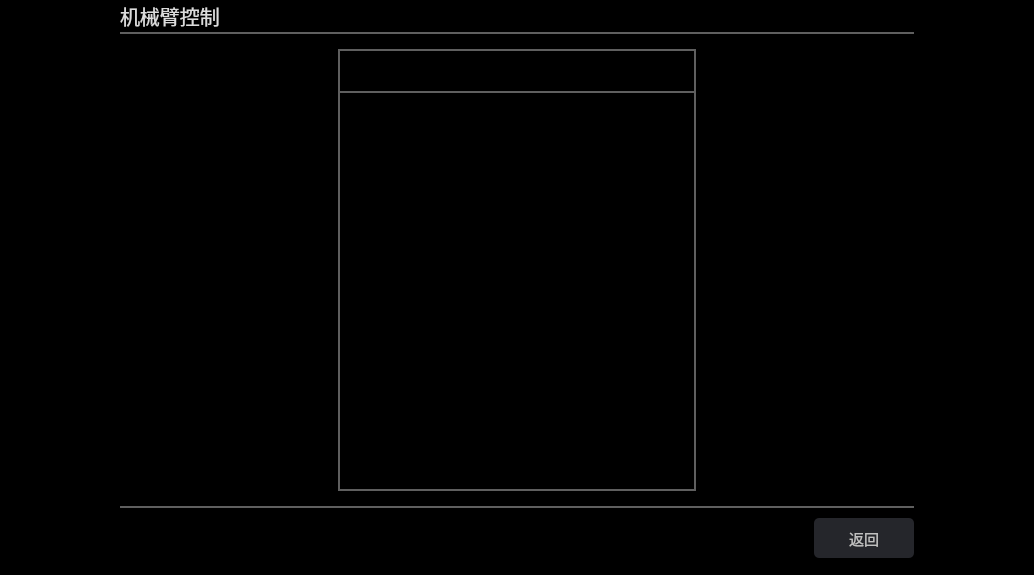
<?xml version="1.0" encoding="UTF-8"?>
<ui version="4.0">
 <class>ArmControlWidget</class>
 <widget class="QWidget" name="ArmControlWidget">
  <property name="geometry">
   <rect>
    <x>0</x>
    <y>0</y>
    <width>1034</width>
    <height>575</height>
   </rect>
  </property>
  <property name="windowTitle">
   <string>Form</string>
  </property>
  <layout class="QGridLayout" name="gridLayout">
   <property name="leftMargin">
    <number>0</number>
   </property>
   <property name="topMargin">
    <number>0</number>
   </property>
   <property name="rightMargin">
    <number>0</number>
   </property>
   <property name="bottomMargin">
    <number>0</number>
   </property>
   <property name="spacing">
    <number>0</number>
   </property>
   <item row="0" column="0">
    <widget class="QWidget" name="centralWidget" native="true">
     <property name="styleSheet">
      <string notr="true">background-color: rgb(0, 0, 0);</string>
     </property>
     <layout class="QVBoxLayout" name="verticalLayout_2" stretch="1,13,2">
      <property name="spacing">
       <number>13</number>
      </property>
      <property name="leftMargin">
       <number>120</number>
      </property>
      <property name="topMargin">
       <number>0</number>
      </property>
      <property name="rightMargin">
       <number>120</number>
      </property>
      <property name="bottomMargin">
       <number>0</number>
      </property>
      <item>
       <widget class="QWidget" name="labelWidget" native="true">
        <property name="styleSheet">
         <string notr="true">background-color:rgb(95, 95, 95)</string>
        </property>
        <layout class="QGridLayout" name="gridLayout_2">
         <property name="leftMargin">
          <number>0</number>
         </property>
         <property name="topMargin">
          <number>0</number>
         </property>
         <property name="rightMargin">
          <number>0</number>
         </property>
         <property name="bottomMargin">
          <number>2</number>
         </property>
         <item row="0" column="0">
          <widget class="QLabel" name="label">
           <property name="styleSheet">
            <string notr="true">background-color:rgb(0, 0, 0);
color:rgb(220, 220, 220);
qproperty-alignment: AlignCenter;
font-size:20px;

</string>
           </property>
           <property name="text">
            <string>机械臂控制</string>
           </property>
          </widget>
         </item>
        </layout>
       </widget>
      </item>
      <item>
       <widget class="QWidget" name="operationWidget" native="true">
        <property name="styleSheet">
         <string notr="true">background-color:rgb(0, 0, 0);</string>
        </property>
        <layout class="QHBoxLayout" name="horizontalLayout_2" stretch="3,5,3">
         <property name="spacing">
          <number>2</number>
         </property>
         <property name="leftMargin">
          <number>2</number>
         </property>
         <property name="topMargin">
          <number>2</number>
         </property>
         <property name="rightMargin">
          <number>2</number>
         </property>
         <property name="bottomMargin">
          <number>2</number>
         </property>
         <item>
          <widget class="QWidget" name="widget_left" native="true"/>
         </item>
         <item>
          <widget class="QWidget" name="widget_mid" native="true">
           <property name="styleSheet">
            <string notr="true">background-color:rgb(95, 95, 95)</string>
           </property>
           <layout class="QVBoxLayout" name="verticalLayout_3" stretch="1,10">
            <property name="spacing">
             <number>2</number>
            </property>
            <property name="leftMargin">
             <number>2</number>
            </property>
            <property name="topMargin">
             <number>2</number>
            </property>
            <property name="rightMargin">
             <number>2</number>
            </property>
            <property name="bottomMargin">
             <number>2</number>
            </property>
            <item>
             <widget class="QWidget" name="widget_4" native="true">
              <property name="styleSheet">
               <string notr="true">background-color:rgb(0, 0, 0);</string>
              </property>
             </widget>
            </item>
            <item>
             <widget class="QWidget" name="widget_5" native="true">
              <property name="styleSheet">
               <string notr="true">background-color:rgb(0, 0, 0);</string>
              </property>
             </widget>
            </item>
           </layout>
          </widget>
         </item>
         <item>
          <widget class="QWidget" name="widget_right" native="true"/>
         </item>
        </layout>
       </widget>
      </item>
      <item>
       <widget class="QWidget" name="jumpButtonWidget" native="true">
        <property name="styleSheet">
         <string notr="true">background-color:rgb(95, 95, 95)</string>
        </property>
        <layout class="QVBoxLayout" name="verticalLayout">
         <property name="spacing">
          <number>0</number>
         </property>
         <property name="leftMargin">
          <number>0</number>
         </property>
         <property name="topMargin">
          <number>2</number>
         </property>
         <property name="rightMargin">
          <number>0</number>
         </property>
         <property name="bottomMargin">
          <number>0</number>
         </property>
         <item>
          <widget class="QWidget" name="buttonInnerWidget" native="true">
           <property name="styleSheet">
            <string notr="true">background-color:rgb(0, 0, 0);</string>
           </property>
           <layout class="QHBoxLayout" name="horizontalLayout">
            <property name="spacing">
             <number>0</number>
            </property>
            <property name="leftMargin">
             <number>0</number>
            </property>
            <property name="topMargin">
             <number>0</number>
            </property>
            <property name="rightMargin">
             <number>0</number>
            </property>
            <property name="bottomMargin">
             <number>6</number>
            </property>
            <item>
             <spacer name="horizontalSpacer">
              <property name="orientation">
               <enum>Qt::Horizontal</enum>
              </property>
              <property name="sizeHint" stdset="0">
               <size>
                <width>1500</width>
                <height>10</height>
               </size>
              </property>
             </spacer>
            </item>
            <item>
             <widget class="QPushButton" name="backButton">
              <property name="styleSheet">
               <string notr="true">QPushButton {
background-color: rgb(37, 38, 43);
color: rgb(192, 192, 192);
font-size:15px;
border-radius: 5px;
min-width: 100px;
min-height: 40px;
}
QPushButton:hover{
background-color: rgb(70, 72, 81);
}
QPushButton:pressed {
background-color: rgb(245, 245, 245);
}</string>
              </property>
              <property name="text">
               <string>返回</string>
              </property>
             </widget>
            </item>
           </layout>
          </widget>
         </item>
        </layout>
       </widget>
      </item>
     </layout>
    </widget>
   </item>
  </layout>
 </widget>
 <resources/>
 <connections/>
</ui>
